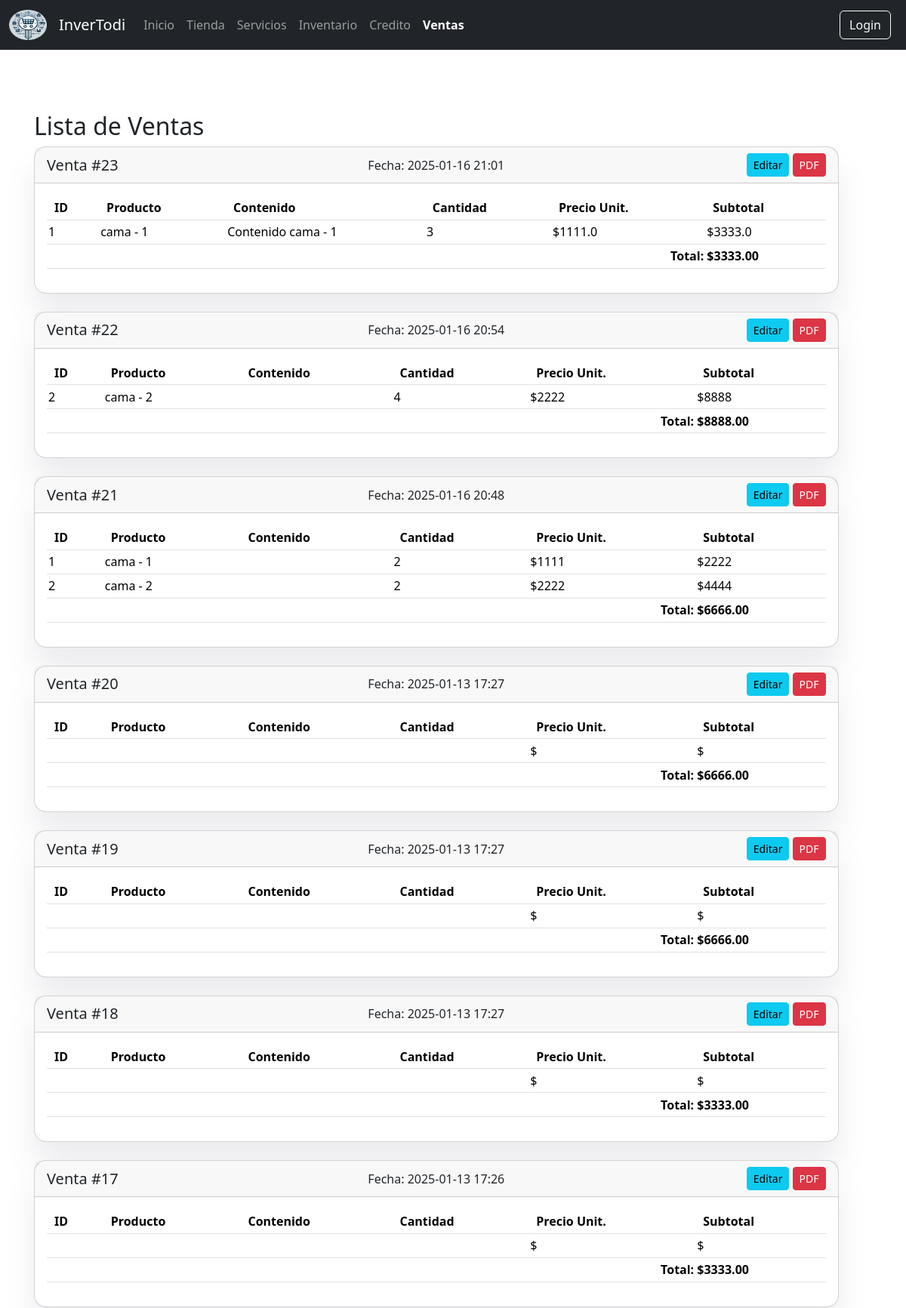
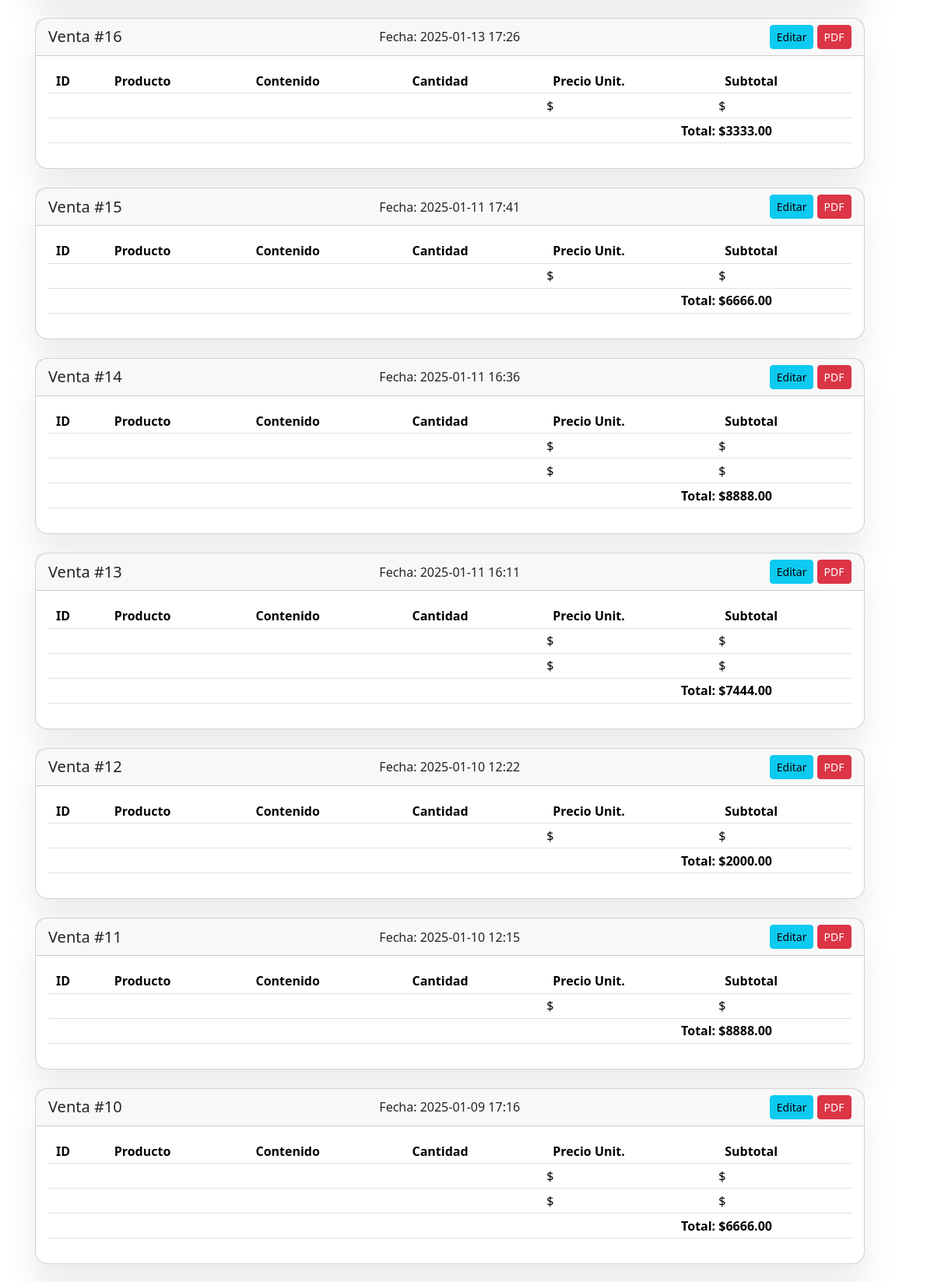
Screenshot of /tienda/ventas/ (upper part) with the database file from the repository (2 pictures, top to bottom).
### tienda/models.py (models this page shows, shortened)
class Venta(models.Model):
    nombre_cliente = models.CharField(max_length=200, null=True, blank=True)
    fecha_venta = models.DateTimeField(auto_now_add=True)
    total = models.DecimalField(max_digits=10, decimal_places=2)
    detalles = models.JSONField()  # Almacenará los productos vendidos en formato JSON
    estado = models.CharField(max_length=20, default='completada')
    class Meta:
        verbose_name = 'venta'
        verbose_name_plural = 'ventas'
        ordering = ['-fecha_venta']  # Ordenar por fecha más reciente

### tienda/views.py (the view)
# urls.py: path('ventas/', views.lista_ventas, name='lista_ventas'),
def lista_ventas(request):
    ventas = Venta.objects.all()
    return render(request, 'registro.html', {'ventas': ventas})

### tienda/templates/registro.html (shortened to what this page needs)
{% extends "base.html" %}
{% block content %}
<div class="container mt-4">
    <h2>Lista de Ventas</h2>
    {% for venta in ventas %}
    <div class="card mb-4">
        <div class="card-header">
            <div class="row align-items-center">
                <div class="col">
                    <h5 class="mb-0">Venta #{{ venta.id }}</h5>
                </div>
                <div class="col text-center">
                    <p class="mb-0">Fecha: {{ venta.fecha_venta|date:"Y-m-d H:i" }}</p>
                </div>
                <div class="col text-end">
                    <a href="{% url 'detalle_venta' venta.id %}" class="btn btn-info btn-sm">Editar</a>
                    <a href="{% url 'generar_pdf_venta' venta.id %}" class="btn btn-danger btn-sm" target="_blank">
                         PDF
                    </a>
                </div>
            </div>
        </div>
        <div class="card-body">
            <div class="table-responsive">
                <table class="table">
                    <thead>
                        <tr>
                            <th>ID</th>
                            <th>Producto</th>
                            <th>Contenido</th>
                            <th>Cantidad</th>
                            <th>Precio Unit.</th>
                            <th>Subtotal</th>
                        </tr>
                    </thead>
                    <tbody>
                        {% for producto in venta.detalles %}
                        <tr>
                            <td>{{ producto.id }}</td>
                            <td>{{ producto.nombre }}</td>
                            <td>{{ producto.contenido }}</td>
                            <td>{{ producto.cantidad }}</td>
                            <td>${{ producto.precio_unitario }}</td>
                            <td>${{ producto.subtotal }}</td>
                        </tr>
                        {% endfor %}
                    </tbody>
                    <tfoot>
                        <tr>
                            <td colspan="5" class="text-end"><strong>Total:</strong></td>
                            <td><strong>${{ venta.total }}</strong></td>
                        </tr>
                    </tfoot>
                </table>
            </div>
        </div>
    </div>
    {% endfor %}
</div>
{% endblock %}

### appInventodi/static/css/footerNavbar.css (style rules this page uses)
main > .container { padding: 60px 15px 0; }

### appInventodi/static/css/style.css (style rules this page uses)
html, body { height: 100%; margin: 0; display: flex; flex-direction: column; }
body { display: flex; flex-direction: column; min-height: 100vh; }

### appInventodi/static/css/carousel.css (style rules this page uses)
body { padding-top: 3rem; color: rgb(var(--bs-tertiary-color-rgb)); }

### appInventodi/static/css/table.css (style rules this page uses)
.card { border-radius: 1rem; box-shadow: 0 30px 40px rgb(97 102 120 / 12%); width: 96%; }
.card table thead { position: sticky; top: 0; left: 0; z-index: 1; }
.card table th { padding: 0 10px; user-select: none; text-transform: capitalize; }
.card table :is(th) { position: relative; overflow: hidden; white-space: nowrap; height: 32px; vertical-align: middle; }
.card table :is(td) { padding: 0.2%; vertical-align: middle; position: relative; overflow: hidden; white-space: nowrap; height: 32px; border-bottom-width: var(--bs-border-width); }

### rows the page displays
Venta: id "23", fecha_venta "2025-01-16 21:01", id "1", nombre "cama - 1", contenido "Contenido cama - 1", cantidad "3", precio_unitario "1111.0", subtotal "3333.0", total "3333.00"
Venta: id "22", fecha_venta "2025-01-16 20:54", id "2", nombre "cama - 2", cantidad "4", precio_unitario "2222", subtotal "8888", total "8888.00"
Venta: id "21", fecha_venta "2025-01-16 20:48", id "1" "2", nombre "cama - 1" "cama - 2", cantidad "2" "2", precio_unitario "1111" "2222", subtotal "2222" "4444", total "6666.00"
Venta: id "20", fecha_venta "2025-01-13 17:27", total "6666.00"
Venta: id "19", fecha_venta "2025-01-13 17:27", total "6666.00"
Venta: id "18", fecha_venta "2025-01-13 17:27", total "3333.00"
Venta: id "17", fecha_venta "2025-01-13 17:26", total "3333.00"
Venta: id "16", fecha_venta "2025-01-13 17:26", total "3333.00"
Venta: id "15", fecha_venta "2025-01-11 17:41", total "6666.00"
Venta: id "14", fecha_venta "2025-01-11 16:36", total "8888.00"
Venta: id "13", fecha_venta "2025-01-11 16:11", total "7444.00"
Venta: id "12", fecha_venta "2025-01-10 12:22", total "2000.00"
Venta: id "11", fecha_venta "2025-01-10 12:15", total "8888.00"
Venta: id "10", fecha_venta "2025-01-09 17:16", total "6666.00"
